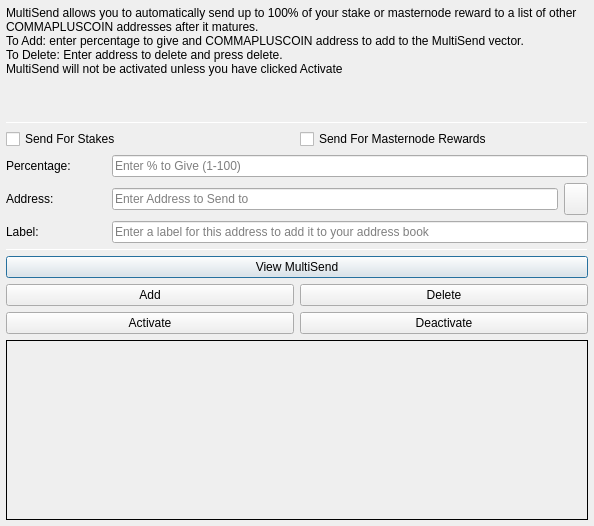
<?xml version="1.0" encoding="UTF-8"?>
<ui version="4.0">
 <class>MultiSendDialog</class>
 <widget class="QDialog" name="MultiSendDialog">
  <property name="windowModality">
   <enum>Qt::NonModal</enum>
  </property>
  <property name="geometry">
   <rect>
    <x>0</x>
    <y>0</y>
    <width>594</width>
    <height>526</height>
   </rect>
  </property>
  <property name="windowTitle">
   <string>MultiSend</string>
  </property>
  <layout class="QVBoxLayout" name="verticalLayout" stretch="0">
   <property name="leftMargin">
    <number>6</number>
   </property>
   <property name="topMargin">
    <number>6</number>
   </property>
   <property name="rightMargin">
    <number>6</number>
   </property>
   <property name="bottomMargin">
    <number>6</number>
   </property>
   <item>
    <layout class="QVBoxLayout" name="verticalLayout_Main" stretch="1,1,1,0,1,1,1">
     <item>
      <widget class="QLabel" name="label_2">
       <property name="lineWidth">
        <number>1</number>
       </property>
       <property name="text">
        <string>MultiSend allows you to automatically send up to 100% of your stake or masternode reward to a list of other COMMAPLUSCOIN addresses after it matures.
To Add: enter percentage to give and COMMAPLUSCOIN address to add to the MultiSend vector.
To Delete: Enter address to delete and press delete.
MultiSend will not be activated unless you have clicked Activate</string>
       </property>
       <property name="alignment">
        <set>Qt::AlignLeading|Qt::AlignLeft|Qt::AlignTop</set>
       </property>
       <property name="wordWrap">
        <bool>true</bool>
       </property>
      </widget>
     </item>
     <item>
      <widget class="Line" name="line">
       <property name="minimumSize">
        <size>
         <width>0</width>
         <height>1</height>
        </size>
       </property>
       <property name="maximumSize">
        <size>
         <width>16777215</width>
         <height>1</height>
        </size>
       </property>
       <property name="orientation">
        <enum>Qt::Horizontal</enum>
       </property>
      </widget>
     </item>
     <item>
      <layout class="QVBoxLayout" name="verticalLayout_Settings">
       <item>
        <layout class="QHBoxLayout" name="horizontalLayout">
         <item>
          <widget class="QCheckBox" name="multiSendStakeCheckBox">
           <property name="text">
            <string>Send For Stakes</string>
           </property>
          </widget>
         </item>
         <item>
          <widget class="QCheckBox" name="multiSendMasternodeCheckBox">
           <property name="text">
            <string>Send For Masternode Rewards</string>
           </property>
          </widget>
         </item>
        </layout>
       </item>
       <item>
        <layout class="QHBoxLayout" name="horizontalLayout_6">
         <item>
          <widget class="QLabel" name="label">
           <property name="minimumSize">
            <size>
             <width>100</width>
             <height>0</height>
            </size>
           </property>
           <property name="toolTip">
            <string>Percentage of stake to send</string>
           </property>
           <property name="text">
            <string>Percentage:</string>
           </property>
          </widget>
         </item>
         <item>
          <widget class="QLineEdit" name="multiSendPercentEdit">
           <property name="toolTip">
            <string>Enter whole numbers 1 - 100</string>
           </property>
           <property name="placeholderText">
            <string>Enter % to Give (1-100)</string>
           </property>
          </widget>
         </item>
        </layout>
       </item>
       <item>
        <layout class="QHBoxLayout" name="horizontalLayout_7">
         <item>
          <widget class="QLabel" name="label_5">
           <property name="minimumSize">
            <size>
             <width>100</width>
             <height>0</height>
            </size>
           </property>
           <property name="toolTip">
            <string>Address to send portion of stake to</string>
           </property>
           <property name="text">
            <string>Address:</string>
           </property>
          </widget>
         </item>
         <item>
          <widget class="QLineEdit" name="multiSendAddressEdit">
           <property name="toolTip">
            <string/>
           </property>
           <property name="placeholderText">
            <string>Enter Address to Send to</string>
           </property>
          </widget>
         </item>
         <item>
          <widget class="QToolButton" name="addressBookButton">
           <property name="maximumSize">
            <size>
             <width>16777215</width>
             <height>32</height>
            </size>
           </property>
           <property name="toolTip">
            <string>Choose an address from the address book</string>
           </property>
           <property name="text">
            <string/>
           </property>
           <property name="icon">
            <iconset resource="../commapluscoin.qrc">
             <normaloff>:/icons/address-book</normaloff>:/icons/address-book</iconset>
           </property>
           <property name="shortcut">
            <string>Alt+A</string>
           </property>
          </widget>
         </item>
        </layout>
       </item>
      </layout>
     </item>
     <item>
      <layout class="QHBoxLayout" name="horizontalLayout_3">
       <item>
        <widget class="QLabel" name="label_3">
         <property name="minimumSize">
          <size>
           <width>100</width>
           <height>0</height>
          </size>
         </property>
         <property name="text">
          <string>Label:</string>
         </property>
        </widget>
       </item>
       <item>
        <widget class="QLineEdit" name="labelAddressLabelEdit">
         <property name="placeholderText">
          <string>Enter a label for this address to add it to your address book</string>
         </property>
        </widget>
       </item>
      </layout>
     </item>
     <item>
      <widget class="Line" name="line_2">
       <property name="minimumSize">
        <size>
         <width>0</width>
         <height>1</height>
        </size>
       </property>
       <property name="maximumSize">
        <size>
         <width>16777215</width>
         <height>1</height>
        </size>
       </property>
       <property name="orientation">
        <enum>Qt::Horizontal</enum>
       </property>
      </widget>
     </item>
     <item>
      <layout class="QVBoxLayout" name="verticalLayout_Buttons">
       <item>
        <layout class="QHBoxLayout" name="horizontalLayout_4">
         <item>
          <widget class="QPushButton" name="viewButton">
           <property name="toolTip">
            <string/>
           </property>
           <property name="statusTip">
            <string>View MultiSend Vector</string>
           </property>
           <property name="text">
            <string>View MultiSend</string>
           </property>
          </widget>
         </item>
        </layout>
       </item>
       <item>
        <layout class="QHBoxLayout" name="horizontalLayout_2">
         <item>
          <widget class="QPushButton" name="addButton">
           <property name="toolTip">
            <string/>
           </property>
           <property name="statusTip">
            <string>Add to MultiSend Vector</string>
           </property>
           <property name="text">
            <string>Add</string>
           </property>
          </widget>
         </item>
         <item>
          <widget class="QPushButton" name="deleteButton">
           <property name="toolTip">
            <string/>
           </property>
           <property name="statusTip">
            <string>Delete Address From MultiSend Vector</string>
           </property>
           <property name="text">
            <string>Delete</string>
           </property>
          </widget>
         </item>
        </layout>
       </item>
       <item>
        <layout class="QHBoxLayout" name="horizontalLayout_5">
         <item>
          <widget class="QPushButton" name="activateButton">
           <property name="statusTip">
            <string>Activate MultiSend</string>
           </property>
           <property name="text">
            <string>Activate</string>
           </property>
          </widget>
         </item>
         <item>
          <widget class="QPushButton" name="disableButton">
           <property name="statusTip">
            <string>Deactivate MultiSend</string>
           </property>
           <property name="text">
            <string>Deactivate</string>
           </property>
          </widget>
         </item>
        </layout>
       </item>
      </layout>
     </item>
     <item>
      <widget class="QLabel" name="message">
       <property name="minimumSize">
        <size>
         <width>0</width>
         <height>180</height>
        </size>
       </property>
       <property name="frameShape">
        <enum>QFrame::Panel</enum>
       </property>
       <property name="frameShadow">
        <enum>QFrame::Plain</enum>
       </property>
       <property name="lineWidth">
        <number>1</number>
       </property>
       <property name="midLineWidth">
        <number>1</number>
       </property>
       <property name="text">
        <string/>
       </property>
       <property name="alignment">
        <set>Qt::AlignLeading|Qt::AlignLeft|Qt::AlignTop</set>
       </property>
       <property name="wordWrap">
        <bool>true</bool>
       </property>
      </widget>
     </item>
    </layout>
   </item>
  </layout>
 </widget>
 <resources>
  <include location="../commapluscoin.qrc"/>
 </resources>
 <connections/>
</ui>
